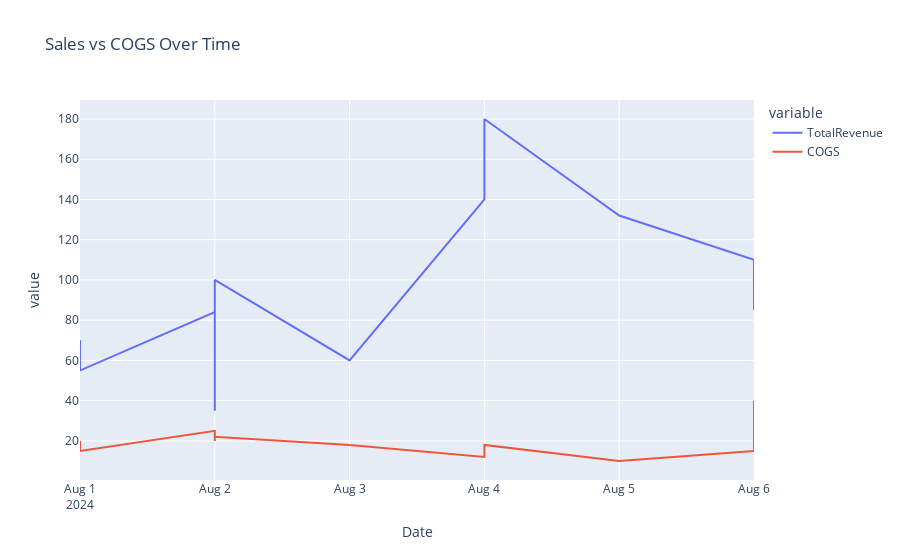

Here is the notebook cell this chart was saved with:
### Code cell
import plotly.express as px
fig=px.line(merged_df, x='Date', y=["TotalRevenue", "COGS"],title="Sales vs COGS Over Time")
fig.show()

### Figure 1 — Plotly figure (JSON) as saved in the notebook; plotly's stock layout.template omitted (floating-point values rounded to 4 significant figures)
{"data": [{"hovertemplate": "variable=TotalRevenue<br>Date=%{x}<br>value=%{y}<extra></extra>", "legendgroup": "TotalRevenue", "line": {"color": "#636efa", "dash": "solid"}, "marker": {"symbol": "circle"}, "mode": "lines", "name": "TotalRevenue", "orientation": "v", "showlegend": true, "type": "scatter", "x": ["2024-08-01", "2024-08-01", "2024-08-02", "2024-08-02", "2024-08-02", "2024-08-03", "2024-08-04", "2024-08-04", "2024-08-05", "2024-08-06", "2024-08-06"], "xaxis": "x", "y": [70, 55, 84, 35, 100, 60, 140, 180, 132, 110, 85], "yaxis": "y"}, {"hovertemplate": "variable=COGS<br>Date=%{x}<br>value=%{y}<extra></extra>", "legendgroup": "COGS", "line": {"color": "#EF553B", "dash": "solid"}, "marker": {"symbol": "circle"}, "mode": "lines", "name": "COGS", "orientation": "v", "showlegend": true, "type": "scatter", "x": ["2024-08-01", "2024-08-01", "2024-08-02", "2024-08-02", "2024-08-02", "2024-08-03", "2024-08-04", "2024-08-04", "2024-08-05", "2024-08-06", "2024-08-06"], "xaxis": "x", "y": [20, 15, 25, 20, 22, 18, 12, 18, 10, 15, 40], "yaxis": "y"}], "layout": {"legend": {"title": {"text": "variable"}, "tracegroupgap": 0}, "title": {"text": "Sales vs COGS Over Time"}, "xaxis": {"anchor": "y", "domain": [0, 1], "title": {"text": "Date"}}, "yaxis": {"anchor": "x", "domain": [0, 1], "title": {"text": "value"}}}}
